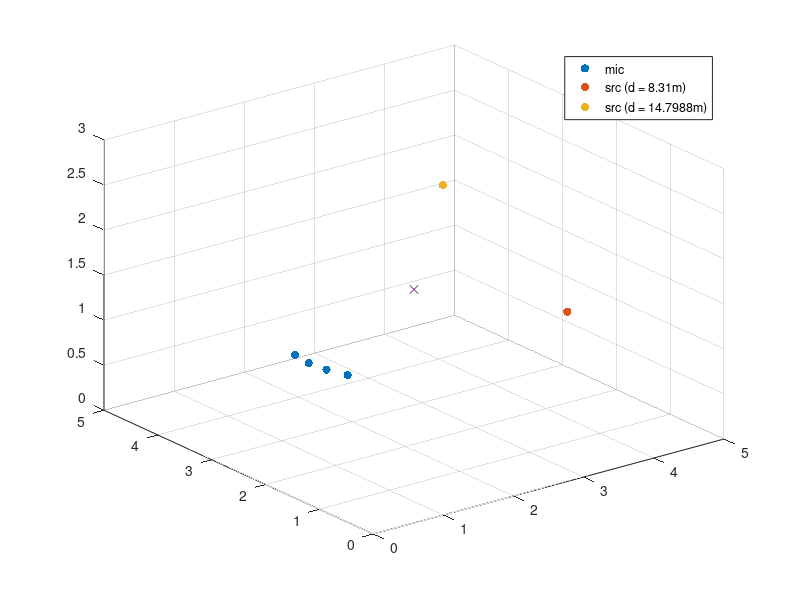

Reproduce this figure in MATLAB. (Note: this script raises an error after producing the figure.)
clear all; clc; close all;

nMic = 4;
nSrc = 2;
mic_xyz = zeros(nMic, 3);
src_xyz = zeros(nSrc, 3);

% Room
room = [5, 5, 3];
center = [room(1)/2, room(2)/2, room(3)/2];


% Mic
mic_z = 1;
mic_theta_list = 2*pi/16*[7.5, 8, 8.5, 9];
mic_r_list = [1.5, 1.5, 1.5, 1.5];
mic_xyz(:, 3) = mic_z;
for m=1:nMic
    mic_xyz(m,1) = center(1) + mic_r_list(m)*cos(mic_theta_list(m));
    mic_xyz(m,2) = center(2) + mic_r_list(m)*sin(mic_theta_list(m));
end

% Src (as far as possible)
src_z_list = [1.6, 1.8];
src_theta_list = 2*pi/16*[13, 2];
src_r_list = [2.0, 2.5];

for s=1:nSrc
    src_xyz(s,1) = center(1) + src_r_list(s)*cos(src_theta_list(s));
    src_xyz(s,2) = center(2) + src_r_list(s)*sin(src_theta_list(s));
    src_xyz(s,3) = src_z_list(s);
end

% calculate distance
distance = zeros(nSrc, nMic);
for s=1:nSrc
    for m=1:nMic
        distance(s, m) = sum((mic_xyz(m, :) - src_xyz(s, :)).^2);
    end
end
disp('distance between mic & src = ');
disp(distance);

mean_dist = mean(distance, 2);
std_dist = std(distance, 0, 2);


% visualize spatial distribution
figure;
scatter3(mic_xyz(:, 1), mic_xyz(:, 2), mic_xyz(:, 3), 'filled');
hold on;
scatter3(src_xyz(1, 1), src_xyz(1, 2), src_xyz(1, 3), 'filled');
scatter3(src_xyz(2, 1), src_xyz(2, 2), src_xyz(2, 3), 'filled');
scatter3(center(1), center(2), center(3), 'x');
axis([0, room(1), 0, room(2), 0, room(3)]);



mylg = legend('mic', ['src (d = ' num2str(mean_dist(1)) 'm)'], ['src (d = ' num2str(mean_dist(2)) 'm)']);
mylg.FontSize = 14;
mylg.Location = 'northeast';
xlabel('X', 'FontSize', 14); 
ylabel('Y', 'FontSize', 14); 
zlabel('Z', 'FontSize', 14); 

hold off;

% Read audio
[x1, fs] = audioread('237-134493-0002.wav');
[x2, fs] = audioread('1320-122617-0001.wav');

c = 340;
nSample = 6400;

% Case 1. #Src =1, #Mic=4, RT60 = 0
disp('make audio for case 1');
RT60 = 0;
h11 = rir_generator(c, fs, mic_xyz(1,:), src_xyz(1, :), room, RT60, nSample);
h12 = rir_generator(c, fs, mic_xyz(2,:), src_xyz(1, :), room, RT60, nSample);
h13 = rir_generator(c, fs, mic_xyz(3,:), src_xyz(1, :), room, RT60, nSample);
h14 = rir_generator(c, fs, mic_xyz(4,:), src_xyz(1, :), room, RT60, nSample);

figure(2); 
subplot(411); plot(h11(1:200), 'LineWidth', 1.5); title('h11', 'FontSize', 14);
subplot(412); plot(h12(1:200), 'LineWidth', 1.5); title('h12', 'FontSize', 14);
subplot(413); plot(h13(1:200), 'LineWidth', 1.5); title('h13', 'FontSize', 14);
subplot(414); plot(h14(1:200), 'LineWidth', 1.5); title('h14', 'FontSize', 14);

save('RIR_s1.mat', 'h11', 'h12', 'h13', 'h14');

y11 = fftfilt(h11, x1);
y12 = fftfilt(h12, x1);
y13 = fftfilt(h13, x1);
y14 = fftfilt(h14, x1);

audiowrite('audio/case1_y11.wav', y11, fs);
audiowrite('audio/case1_y12.wav', y12, fs);
audiowrite('audio/case1_y13.wav', y13, fs);
audiowrite('audio/case1_y14.wav', y14, fs);

figure(52);
subplot(421); plot(h11(1:200), 'LineWidth', 1.5); title('h11', 'FontSize', 14);
subplot(423); plot(h12(1:200), 'LineWidth', 1.5); title('h12', 'FontSize', 14);
subplot(425); plot(h13(1:200), 'LineWidth', 1.5); title('h13', 'FontSize', 14);
subplot(427); plot(h14(1:200), 'LineWidth', 1.5); title('h14', 'FontSize', 14);

T11 = length(y11);
T12 = length(y12);
T13 = length(y13);
T14 = length(y14);

subplot(422); plot(y11(1:200), 'LineWidth', 1.5); title(['y11 (T=' num2str(T11) ')'], 'FontSize', 14);
subplot(424); plot(y12(1:200), 'LineWidth', 1.5); title(['y12 (T=' num2str(T12) ')'], 'FontSize', 14);
subplot(426); plot(y13(1:200), 'LineWidth', 1.5); title(['y13 (T=' num2str(T13) ')'], 'FontSize', 14);
subplot(428); plot(y14(1:200), 'LineWidth', 1.5); title(['y14 (T=' num2str(T14) ')'], 'FontSize', 14);


% Case 3. #Src =, #Mic=4, RT60 = 400ms
disp('make audio for case 3');
h21 = rir_generator(c, fs, mic_xyz(1,:), src_xyz(2, :), room, RT60, nSample);
h22 = rir_generator(c, fs, mic_xyz(2,:), src_xyz(2, :), room, RT60, nSample);
h23 = rir_generator(c, fs, mic_xyz(3,:), src_xyz(2, :), room, RT60, nSample);
h24 = rir_generator(c, fs, mic_xyz(4,:), src_xyz(2, :), room, RT60, nSample);

figure(3); 
subplot(411); plot(h21(1:200)); title('h21');
subplot(412); plot(h22(1:200)); title('h22');
subplot(413); plot(h23(1:200)); title('h23');
subplot(414); plot(h24(1:200)); title('h24');

save('RIR_s2.mat', 'h21', 'h22', 'h23', 'h24');

y21 = fftfilt(h21, x2);
y22 = fftfilt(h22, x2);
y23 = fftfilt(h23, x2);
y24 = fftfilt(h24, x2);

audiowrite('audio/case3_y21.wav', y21, fs);
audiowrite('audio/case3_y22.wav', y22, fs);
audiowrite('audio/case3_y23.wav', y23, fs);
audiowrite('audio/case3_y24.wav', y24, fs);

y1 = y11(1:min(length(y11), length(y21))) + y21(1:min(length(y11), length(y21)));
y2 = y12(1:min(length(y12), length(y22))) + y22(1:min(length(y12), length(y22)));
y3 = y13(1:min(length(y13), length(y23))) + y23(1:min(length(y13), length(y23)));
y4 = y14(1:min(length(y14), length(y24))) + y24(1:min(length(y14), length(y24)));

audiowrite('audio/case3_y1.wav', y1, fs);
audiowrite('audio/case3_y2.wav', y2, fs);
audiowrite('audio/case3_y3.wav', y3, fs);
audiowrite('audio/case3_y4.wav', y4, fs);




